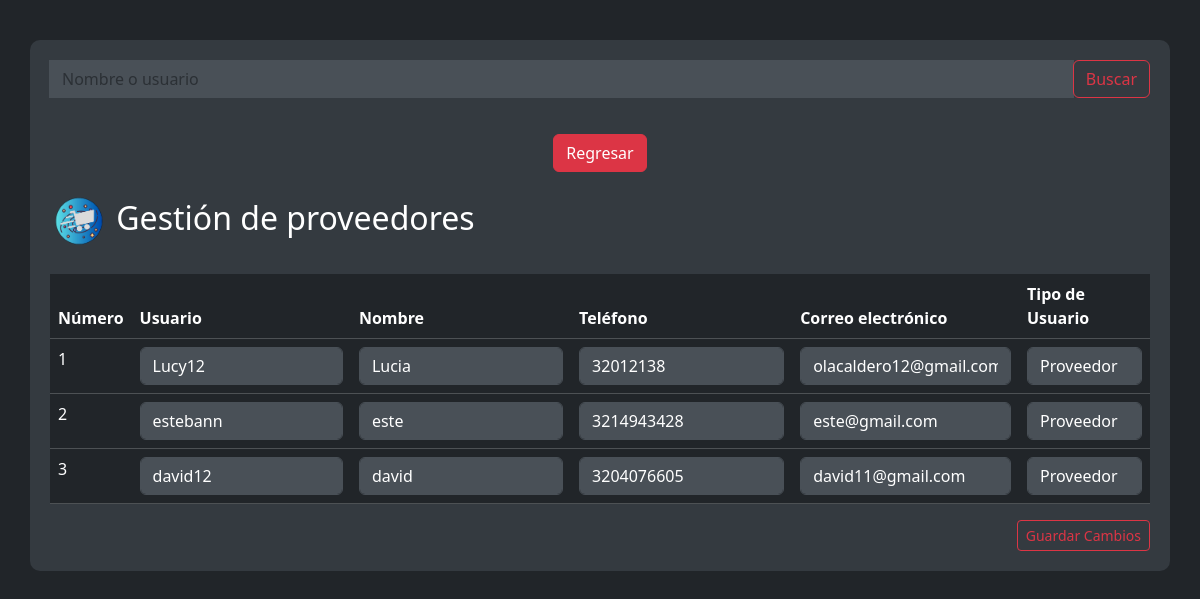
The app's page /gestionproveedores.php (signed in) with its own data.
### tables this page shows
CREATE TABLE `usuarios` (
  `id_usuario` int(11) NOT NULL,
  `usuario` varchar(20) DEFAULT NULL,
  `nombre` varchar(20) DEFAULT NULL,
  `correo_electronico` varchar(30) DEFAULT NULL,
  `telefono` varchar(15) DEFAULT NULL,
  `contraseña_usuario` varchar(100) DEFAULT NULL,
  `id_tipos` int(11) DEFAULT NULL,
  `codigo_recuperacion` varchar(255) DEFAULT NULL,
  `aceptado` varchar(2) DEFAULT NULL,
  `Foto` varchar(255) DEFAULT NULL
);

### gestionproveedores.php (the view, shortened to what this page needs)
<?php
include_once 'conexion.php';
include_once("sweetarch.php");
$searchQuery = "";
$query_proveedores = "SELECT * FROM usuarios WHERE id_tipos = 3 AND aceptado = 'si'";
$statement_proveedores = $con->prepare($query_proveedores);
$statement_proveedores->execute();
$proveedores = $statement_proveedores->fetchAll(PDO::FETCH_ASSOC);
?>
<!DOCTYPE html>
<html lang="en">
<head>
    <link rel="stylesheet" href="CSS/bootstrap.css">
    <link rel="stylesheet" href="CSS/alerta.css">
</head>
<body>
    <div class="container">
        <form method="GET" action="">
            <div class="input-group mb-3">
                <input type="text" class="form-control" id="search" name="search" placeholder="Nombre o usuario" value="<?php echo htmlspecialchars($searchQuery); ?>" aria-label="Buscar" aria-describedby="search-label">
                <div class="input-group-append">
                    <button type="submit" class="btn btn-outline-danger">Buscar</button>
                </div>
            </div>
        </form>
        <div class="row">
            <div class="col-12 text-center">
                <a href="index.php" class="btn btn-danger btn-regresar">Regresar</a>
            </div>
        </div>
        <form action="" method="POST">
            <div class="modal-body">
                <h2 class="mb-4">        <img class="m-1" src="IMG/Spacemark ico_transparent.ico" alt="SpaceMark Logo" height="50">
                Gestión de proveedores</h2>
                <table class="table table-dark">
                    <thead>
                        <tr>
                            <th scope="col">Número</th>
                            <th scope="col">Usuario</th>
                            <th scope="col">Nombre</th>
                            <th scope="col">Teléfono</th>
                            <th scope="col">Correo electrónico</th>
                            <th scope="col">Tipo de Usuario</th>
                        </tr>
                    </thead>
                    <tbody>
                        <?php
                        $numero = 1;
                        foreach ($proveedores as $proveedor) {
                            echo "<tr>";
                            echo "<td>" . $numero++ . "</td>";
                            echo "<td><input type='text' class='form-control' name='usuario[" . htmlspecialchars($proveedor['id_usuario']) . "]' value='" . htmlspecialchars($proveedor['usuario']) . "' readonly ></td>";
                            echo "<td><input type='text' class='form-control' name='nombre[" . htmlspecialchars($proveedor['id_usuario']) . "]' value='" . htmlspecialchars($proveedor['nombre']) . "' readonly ></td>";
                            echo "<td><input type='text' class='form-control' name='telefono[" . htmlspecialchars($proveedor['id_usuario']) . "]' value='" . htmlspecialchars($proveedor['telefono']) . "'></td>";
                            echo "<td><input type='email' class='form-control' name='correo_electronico[" . htmlspecialchars($proveedor['id_usuario']) . "]' value='" . htmlspecialchars($proveedor['correo_electronico']) . "'></td>";
                            echo "<td>";
                            echo "<select name='tipo_usuario[" . htmlspecialchars($proveedor['id_usuario']) . "]' class='form-control'>";
                            echo "<option value='3'" . ($proveedor['id_tipos'] == 3 ? ' selected' : '') . ">Proveedor</option>";
                            echo "</select>";
                            echo "</td>";
                            echo "</tr>";
                        }
                        ?>
                    </tbody>
                </table>
            </div>
            <div class="modal-footer">
                <button type="submit" class="btn btn-outline-danger btn-sm" name="guardar_proveedores">Guardar Cambios</button>
            </div>
        </form>
    </div>
</body>
</html>

### gestionproveedores.php (style rules this page uses)
body { background-color: #212529; color: #ffffff; padding-top: 20px; }
.container { background-color: #343a40; color: #ffffff; padding: 20px; border-radius: 10px; margin-top: 20px; }
.table-dark { background-color: #343a40; color: #ffffff; border-radius: 10px; margin-top: 20px; }
.form-control { background-color: #495057; color: #ffffff; border-color: #495057; }
.btn-outline-danger { color: #dc3545; border-color: #dc3545; }
.btn-regresar { margin-top: 20px; margin-bottom: 20px; }

### records on screen
usuarios: usuario "Lucy12", nombre "Lucia", telefono "32012138", correo_electronico "olacaldero12@gmail.com", id_tipos+id_usuario "Proveedor"
usuarios: usuario "estebann", nombre "este", telefono "3214943428", correo_electronico "este@gmail.com", id_tipos+id_usuario "Proveedor"
usuarios: usuario "david12", nombre "david", telefono "3204076605", correo_electronico "david11@gmail.com", id_tipos+id_usuario "Proveedor"
